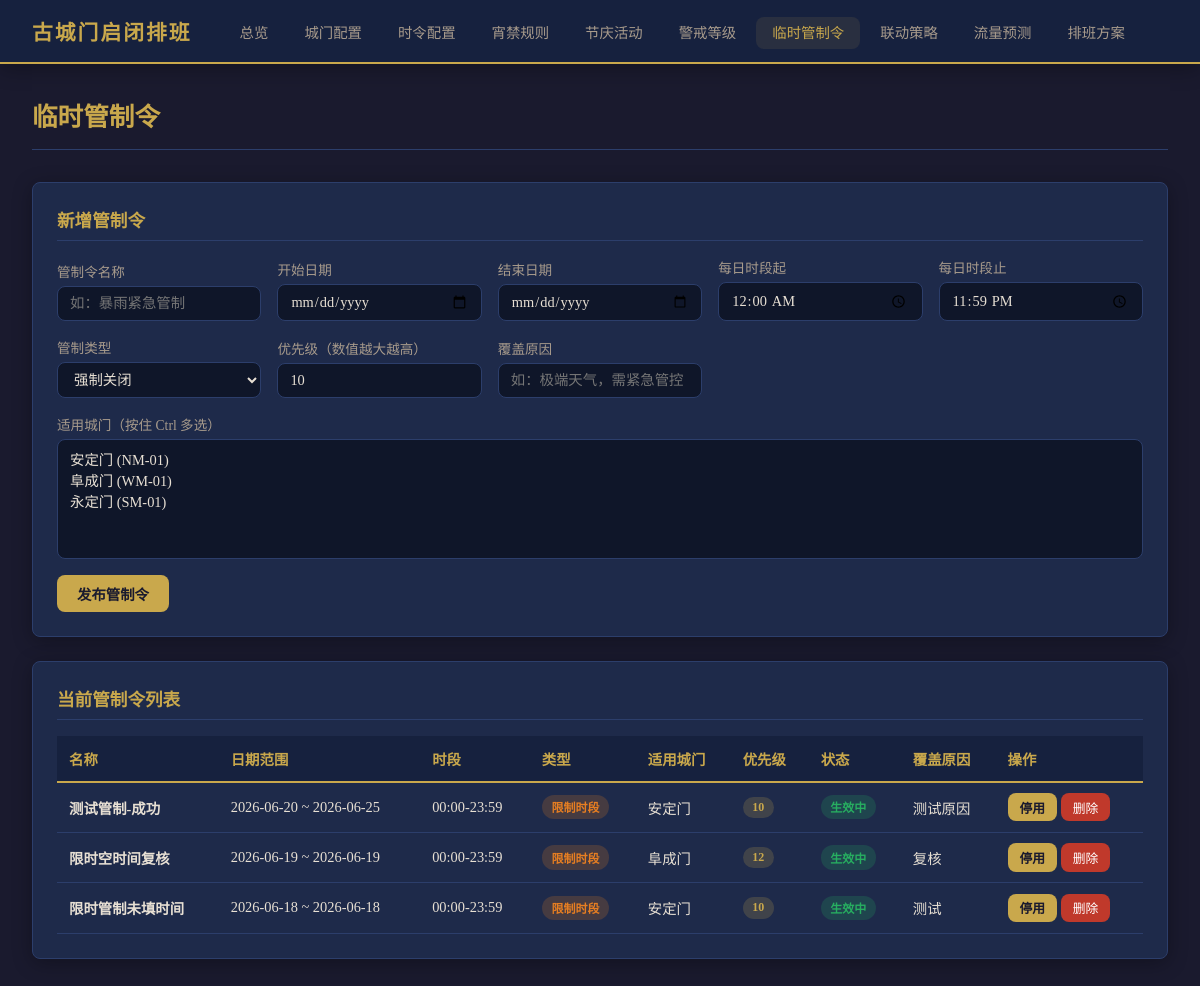
The page /temp-controls on the database as committed earlier.
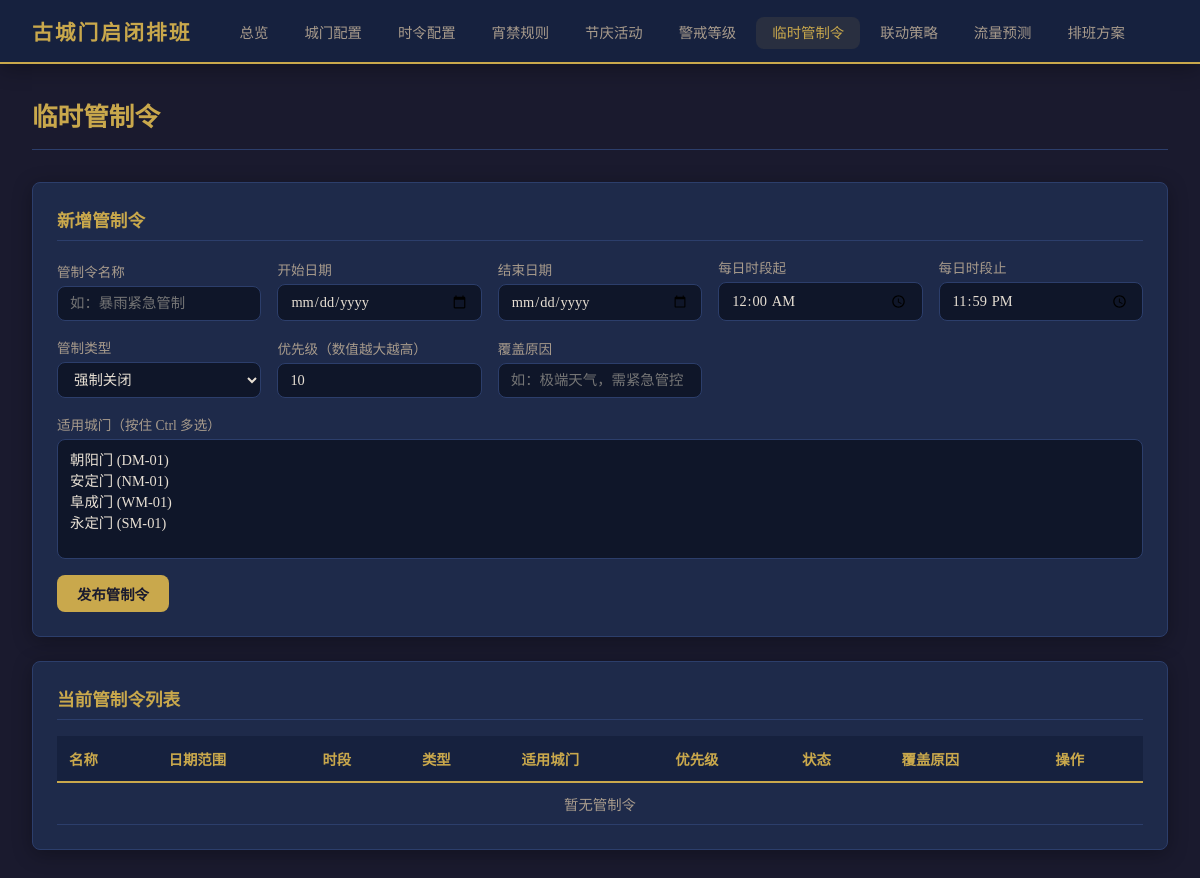
The same page on the database as committed later.
### tables this page shows
CREATE TABLE temp_control_orders (
            id INTEGER PRIMARY KEY AUTOINCREMENT,
            order_name TEXT NOT NULL,
            start_date TEXT NOT NULL,
            end_date TEXT NOT NULL,
            time_start TEXT DEFAULT '00:00',
            time_end TEXT DEFAULT '23:59',
            action_type TEXT NOT NULL CHECK(action_type IN ('force_close','force_open','restrict_hours')),
            forced_open_time TEXT DEFAULT '',
            forced_close_time TEXT DEFAULT '',
            priority INTEGER NOT NULL DEFAULT 10,
            override_reason TEXT DEFAULT '',
            is_active INTEGER NOT NULL DEFAULT 1 CHECK(is_active IN (0,1)),
            created_at TEXT DEFAULT (datetime('now'))
        );

### main.py (the view)
@app.get("/temp-controls", response_class=HTMLResponse)
async def temp_controls_page(request: Request, error: str = None):
    conn = get_db()
    gates = conn.execute("SELECT * FROM gates ORDER BY id").fetchall()
    conn.close()
    orders = get_all_temp_controls()
    return templates.TemplateResponse("temp_controls.html", {
        "request": request,
        "gates": gates,
        "orders": orders,
        "active_page": "temp_controls",
        "error_msg": error,
    })

### templates/temp_controls.html (shortened to what this page needs)
{% extends "base.html" %}
{% block content %}
<div class="page-header">
    <h1>临时管制令</h1>
</div>
<div class="card">
    <h2>新增管制令</h2>
    <form id="addOrderForm" method="POST" action="/temp-controls/add" onsubmit="return prepareSubmit()">
        <div class="form-grid">
            <div class="form-group">
                <label>管制令名称</label>
                <input type="text" name="order_name" required placeholder="如：暴雨紧急管制">
            </div>
            <div class="form-group">
                <label>开始日期</label>
                <input type="date" name="start_date" required id="tcStartDate">
            </div>
            <div class="form-group">
                <label>结束日期</label>
                <input type="date" name="end_date" required id="tcEndDate">
            </div>
            <div class="form-group">
                <label>每日时段起</label>
                <input type="time" name="time_start" value="00:00">
            </div>
            <div class="form-group">
                <label>每日时段止</label>
                <input type="time" name="time_end" value="23:59">
            </div>
            <div class="form-group">
                <label>管制类型</label>
                <select name="action_type" id="actionType" onchange="toggleRestrictFields()">
                    <option value="force_close">强制关闭</option>
                </select>
            </div>
            <div class="form-group">
                <label>优先级（数值越大越高）</label>
                <input type="number" name="priority" value="10" min="1" max="100">
            </div>
            <div class="form-group">
                <label>覆盖原因</label>
                <input type="text" name="override_reason" placeholder="如：极端天气，需紧急管控">
            </div>
        </div>
        <div class="form-group" style="margin-top:1rem;">
            <label>适用城门（按住 Ctrl 多选）</label>
            <select name="gate_ids" id="gateSelect" multiple style="height:120px;">
                {% for g in gates %}
                <option value="{{ g.id }}">{{ g.gate_name }} ({{ g.gate_code }})</option>
                {% endfor %}
            </select>
        </div>
        <div style="margin-top:1rem;">
            <button type="submit" class="btn btn-primary" onclick="prepareSubmit()">发布管制令</button>
        </div>
    </form>
</div>
<div class="card">
    <h2>当前管制令列表</h2>
    <div class="table-responsive">
        <table>
            <thead>
                <tr>
                    <th>名称</th>
                    <th>日期范围</th>
                    <th>时段</th>
                    <th>类型</th>
                    <th>适用城门</th>
                    <th>优先级</th>
                    <th>状态</th>
                    <th>覆盖原因</th>
                    <th>操作</th>
                </tr>
            </thead>
            <tbody>
                {% for o in orders %}
                <tr>
                    <td><strong>{{ o.order_name }}</strong></td>
                    <td>{{ o.start_date }} ~ {{ o.end_date }}</td>
                    <td>{{ o.time_start }}-{{ o.time_end }}</td>
                    <td>
                        {% if o.action_type == 'force_close' %}
                        <span class="badge badge-red">强制关闭</span>
                        {% elif o.action_type == 'force_open' %}
                        <span class="badge badge-green">强制开放</span>
                        {% else %}
                        <span class="badge badge-orange">限制时段</span>
                        {% endif %}
                    </td>
                    <td>{{ o.gates | map(attribute='gate_name') | join('、') }}</td>
                    <td><span class="badge badge-gold">{{ o.priority }}</span></td>
                    <td>
                        {% if o.is_active %}
                        <span class="badge badge-green">生效中</span>
                        {% else %}
                        <span class="badge badge-red">已停用</span>
                        {% endif %}
                    </td>
                    <td>{{ o.override_reason or '-' }}</td>
                    <td>
                        <form method="POST" action="/temp-controls/toggle/{{ o.id }}" style="display:inline;">
                            <button type="submit" class="btn btn-sm btn-primary">{% if o.is_active %}停用{% else %}启用{% endif %}</button>
                        </form>
                        <form method="POST" action="/temp-controls/delete/{{ o.id }}" style="display:inline;" onsubmit="return confirm('确认删除此管制令？')">
                            <button type="submit" class="btn btn-danger">删除</button>
                        </form>
                    </td>
                </tr>
                {% endfor %}
                {% if not orders %}
                <tr><td colspan="9" style="text-align:center;color:var(--text-secondary);">暂无管制令</td></tr>
                {% endif %}
            </tbody>
        </table>
    </div>
</div>
{% endblock %}

### templates/base.html (shortened to what this page needs)
<!DOCTYPE html>
<html lang="zh-CN">
<head>
    <link rel="stylesheet" href="/static/css/style.css">
</head>
<body>
    <nav>
        <a href="/" class="nav-brand">古城门启闭排班</a>
        <ul class="nav-links">
            <li><a href="/" class="{% if active_page == 'home' %}active{% endif %}">总览</a></li>
            <li><a href="/gates" class="{% if active_page == 'gates' %}active{% endif %}">城门配置</a></li>
            <li><a href="/seasons" class="{% if active_page == 'seasons' %}active{% endif %}">时令配置</a></li>
            <li><a href="/curfews" class="{% if active_page == 'curfews' %}active{% endif %}">宵禁规则</a></li>
            <li><a href="/festivals" class="{% if active_page == 'festivals' %}active{% endif %}">节庆活动</a></li>
            <li><a href="/alerts" class="{% if active_page == 'alerts' %}active{% endif %}">警戒等级</a></li>
            <li><a href="/temp-controls" class="{% if active_page == 'temp_controls' %}active{% endif %}">临时管制令</a></li>
            <li><a href="/linkage-strategies" class="{% if active_page == 'linkage_strategies' %}active{% endif %}">联动策略</a></li>
            <li><a href="/traffic-prediction" class="{% if active_page == 'traffic_prediction' %}active{% endif %}">流量预测</a></li>
            <li><a href="/schedules" class="{% if active_page == 'schedules' %}active{% endif %}">排班方案</a></li>
        </ul>
    </nav>
    <div class="container">
        {% block content %}{% endblock %}
    </div>
</body>
</html>

### static/css/style.css (style rules this page uses)
:root { --bg-primary: #1a1a2e; --bg-secondary: #16213e; --bg-card: #1e2a4a; --bg-input: #0f1629; --text-primary: #e8e0d4; --text-secondary: #a89b8c; --accent-gold: #c9a84c; --accent-red: #c0392b; --accent-green: #27ae60; --accent-blue: #2980b9; --accent-orange: #e67e22; --accent-purple: #8e44ad; --border-color: #2c3e6b; --shadow: 0 4px 20px rgba(0,0,0,0.3); --radius: 8px; }
* { margin: 0; padding: 0; box-sizing: border-box; }
body { font-family: "Noto Serif SC", "Songti SC", "SimSun", serif; background: var(--bg-primary); color: var(--text-primary); min-height: 100vh; }
nav { background: var(--bg-secondary); border-bottom: 2px solid var(--accent-gold); padding: 0 2rem; display: flex; align-items: center; height: 64px; position: sticky; top: 0; z-index: 100; box-shadow: var(--shadow); }
.nav-brand { font-size: 1.3rem; font-weight: bold; color: var(--accent-gold); margin-right: 2rem; text-decoration: none; white-space: nowrap; letter-spacing: 2px; }
.nav-links { display: flex; gap: 0.25rem; list-style: none; flex-wrap: wrap; }
.nav-links a { color: var(--text-secondary); text-decoration: none; padding: 0.5rem 1rem; border-radius: var(--radius); font-size: 0.9rem; transition: all 0.2s; }
.nav-links a:hover, .nav-links a.active { color: var(--accent-gold); background: rgba(201,168,76,0.1); }
.container { max-width: 1300px; margin: 0 auto; padding: 2rem; }
.page-header { display: flex; justify-content: space-between; align-items: center; margin-bottom: 2rem; padding-bottom: 1rem; border-bottom: 1px solid var(--border-color); }
.page-header h1 { font-size: 1.6rem; color: var(--accent-gold); font-weight: 600; }
.card { background: var(--bg-card); border: 1px solid var(--border-color); border-radius: var(--radius); padding: 1.5rem; margin-bottom: 1.5rem; box-shadow: var(--shadow); }
.card h2 { font-size: 1.1rem; color: var(--accent-gold); margin-bottom: 1rem; padding-bottom: 0.5rem; border-bottom: 1px solid var(--border-color); }
.form-grid { display: grid; grid-template-columns: repeat(auto-fill, minmax(200px, 1fr)); gap: 1rem; align-items: end; }
.form-group { display: flex; flex-direction: column; gap: 0.3rem; }
.form-group label { font-size: 0.85rem; color: var(--text-secondary); }
.form-group input, .form-group select, .form-group textarea { background: var(--bg-input); border: 1px solid var(--border-color); color: var(--text-primary); padding: 0.5rem 0.75rem; border-radius: var(--radius); font-size: 0.9rem; font-family: inherit; }
.btn { padding: 0.5rem 1.25rem; border: none; border-radius: var(--radius); cursor: pointer; font-size: 0.9rem; font-family: inherit; transition: all 0.2s; text-decoration: none; display: inline-flex; align-items: center; gap: 0.4rem; }
.btn-primary { background: var(--accent-gold); color: var(--bg-primary); font-weight: 600; }
table { width: 100%; border-collapse: collapse; font-size: 0.9rem; }
th { background: var(--bg-secondary); color: var(--accent-gold); padding: 0.75rem; text-align: left; font-weight: 600; border-bottom: 2px solid var(--accent-gold); white-space: nowrap; }
td { padding: 0.65rem 0.75rem; border-bottom: 1px solid var(--border-color); }
.table-responsive { overflow-x: auto; }

Rows that differ between the two databases and show on the page:
removed temp_control_orders: order_name "测试管制-成功", start_date "2026-06-20", end_date "2026-06-25", time_start "00:00", time_end "23:59", action_type "限制时段", gates|map "安定门", priority "10", is_active "生效中", override_reason "测试原因"
removed temp_control_orders: order_name "限时空时间复核", start_date "2026-06-19", end_date "2026-06-19", time_start "00:00", time_end "23:59", action_type "限制时段", gates|map "阜成门", priority "12", is_active "生效中", override_reason "复核"
removed temp_control_orders: order_name "限时管制未填时间", start_date "2026-06-18", end_date "2026-06-18", time_start "00:00", time_end "23:59", action_type "限制时段", gates|map "安定门", priority "10", is_active "生效中", override_reason "测试"
Other text that changed with them:
form field gate_ids: "安定门 (NM-01) / 阜成门 (WM-01) / 永定门 (SM-01)" → "朝阳门 (DM-01) / 安定门 (NM-01) / 阜成门 (WM-01) / 永定门 (SM-01)"
text now shown: "暂无管制令"
